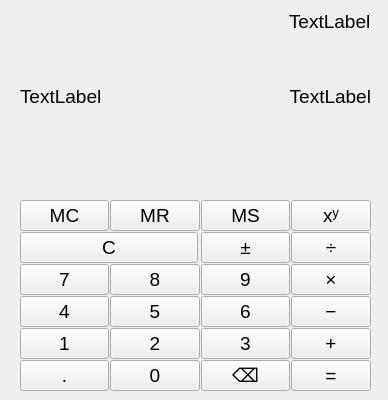
<?xml version="1.0" encoding="UTF-8"?>
<ui version="4.0">
 <class>MainWindow</class>
 <widget class="QMainWindow" name="MainWindow">
  <property name="geometry">
   <rect>
    <x>0</x>
    <y>0</y>
    <width>388</width>
    <height>400</height>
   </rect>
  </property>
  <property name="sizePolicy">
   <sizepolicy hsizetype="Preferred" vsizetype="Preferred">
    <horstretch>0</horstretch>
    <verstretch>0</verstretch>
   </sizepolicy>
  </property>
  <property name="font">
   <font>
    <pointsize>14</pointsize>
   </font>
  </property>
  <property name="windowTitle">
   <string>Калькулятор</string>
  </property>
  <widget class="QWidget" name="centralwidget">
   <widget class="QWidget" name="">
    <property name="geometry">
     <rect>
      <x>20</x>
      <y>10</y>
      <width>351</width>
      <height>381</height>
     </rect>
    </property>
    <layout class="QVBoxLayout" name="verticalLayout_3" stretch="0,1,0,1">
     <item>
      <layout class="QHBoxLayout" name="horizontalLayout_5">
       <item>
        <spacer name="horizontalSpacer">
         <property name="orientation">
          <enum>Qt::Horizontal</enum>
         </property>
         <property name="sizeHint" stdset="0">
          <size>
           <width>40</width>
           <height>20</height>
          </size>
         </property>
        </spacer>
       </item>
       <item>
        <widget class="QLabel" name="l_formula">
         <property name="text">
          <string>TextLabel</string>
         </property>
        </widget>
       </item>
      </layout>
     </item>
     <item>
      <layout class="QHBoxLayout" name="horizontalLayout" stretch="1,4">
       <item>
        <widget class="QLabel" name="l_memory">
         <property name="text">
          <string>TextLabel</string>
         </property>
        </widget>
       </item>
       <item>
        <widget class="QLabel" name="l_result">
         <property name="text">
          <string>TextLabel</string>
         </property>
         <property name="alignment">
          <set>Qt::AlignRight|Qt::AlignTrailing|Qt::AlignVCenter</set>
         </property>
        </widget>
       </item>
      </layout>
     </item>
     <item>
      <spacer name="verticalSpacer">
       <property name="orientation">
        <enum>Qt::Vertical</enum>
       </property>
       <property name="sizeHint" stdset="0">
        <size>
         <width>20</width>
         <height>40</height>
        </size>
       </property>
      </spacer>
     </item>
     <item>
      <layout class="QHBoxLayout" name="horizontalLayout_4">
       <property name="spacing">
        <number>1</number>
       </property>
       <item>
        <layout class="QVBoxLayout" name="verticalLayout">
         <item>
          <layout class="QHBoxLayout" name="horizontalLayout_3">
           <item>
            <widget class="QPushButton" name="pb_MC">
             <property name="text">
              <string>MC</string>
             </property>
            </widget>
           </item>
           <item>
            <widget class="QPushButton" name="pb_MR">
             <property name="text">
              <string>MR</string>
             </property>
            </widget>
           </item>
           <item>
            <widget class="QPushButton" name="pb_MS">
             <property name="text">
              <string>MS</string>
             </property>
            </widget>
           </item>
          </layout>
         </item>
         <item>
          <layout class="QHBoxLayout" name="horizontalLayout_2" stretch="2,1">
           <property name="spacing">
            <number>3</number>
           </property>
           <item>
            <widget class="QPushButton" name="pb_clear">
             <property name="sizePolicy">
              <sizepolicy hsizetype="Expanding" vsizetype="Fixed">
               <horstretch>0</horstretch>
               <verstretch>0</verstretch>
              </sizepolicy>
             </property>
             <property name="text">
              <string>C</string>
             </property>
            </widget>
           </item>
           <item>
            <widget class="QPushButton" name="pb_reverse">
             <property name="sizePolicy">
              <sizepolicy hsizetype="Preferred" vsizetype="Fixed">
               <horstretch>0</horstretch>
               <verstretch>0</verstretch>
              </sizepolicy>
             </property>
             <property name="text">
              <string>±</string>
             </property>
            </widget>
           </item>
          </layout>
         </item>
         <item>
          <layout class="QGridLayout" name="gridLayout">
           <item row="2" column="2">
            <widget class="QPushButton" name="pb_3">
             <property name="text">
              <string>3</string>
             </property>
            </widget>
           </item>
           <item row="0" column="1">
            <widget class="QPushButton" name="pb_8">
             <property name="text">
              <string>8</string>
             </property>
            </widget>
           </item>
           <item row="2" column="0">
            <widget class="QPushButton" name="pb_1">
             <property name="text">
              <string>1</string>
             </property>
            </widget>
           </item>
           <item row="0" column="2">
            <widget class="QPushButton" name="pb_9">
             <property name="text">
              <string>9</string>
             </property>
            </widget>
           </item>
           <item row="3" column="0">
            <widget class="QPushButton" name="pb_dot">
             <property name="text">
              <string>.</string>
             </property>
            </widget>
           </item>
           <item row="2" column="1">
            <widget class="QPushButton" name="pb_2">
             <property name="text">
              <string>2</string>
             </property>
            </widget>
           </item>
           <item row="3" column="1">
            <widget class="QPushButton" name="pb_0">
             <property name="text">
              <string>0</string>
             </property>
            </widget>
           </item>
           <item row="1" column="0">
            <widget class="QPushButton" name="pb_4">
             <property name="text">
              <string>4</string>
             </property>
            </widget>
           </item>
           <item row="1" column="2">
            <widget class="QPushButton" name="pb_6">
             <property name="text">
              <string>6</string>
             </property>
            </widget>
           </item>
           <item row="1" column="1">
            <widget class="QPushButton" name="pb_5">
             <property name="text">
              <string>5</string>
             </property>
            </widget>
           </item>
           <item row="3" column="2">
            <widget class="QPushButton" name="pb_delete">
             <property name="text">
              <string>⌫</string>
             </property>
            </widget>
           </item>
           <item row="0" column="0">
            <widget class="QPushButton" name="pb_7">
             <property name="text">
              <string>7</string>
             </property>
            </widget>
           </item>
          </layout>
         </item>
        </layout>
       </item>
       <item>
        <layout class="QVBoxLayout" name="verticalLayout_2">
         <item>
          <widget class="QPushButton" name="pb_power">
           <property name="text">
            <string>xʸ</string>
           </property>
          </widget>
         </item>
         <item>
          <widget class="QPushButton" name="pb_divide">
           <property name="text">
            <string>÷</string>
           </property>
          </widget>
         </item>
         <item>
          <widget class="QPushButton" name="pb_multiply">
           <property name="text">
            <string>×</string>
           </property>
          </widget>
         </item>
         <item>
          <widget class="QPushButton" name="pb_minus">
           <property name="text">
            <string>−</string>
           </property>
          </widget>
         </item>
         <item>
          <widget class="QPushButton" name="pb_plus">
           <property name="text">
            <string>+</string>
           </property>
          </widget>
         </item>
         <item>
          <widget class="QPushButton" name="pb_equal">
           <property name="text">
            <string>=</string>
           </property>
          </widget>
         </item>
        </layout>
       </item>
      </layout>
     </item>
    </layout>
   </widget>
  </widget>
 </widget>
 <resources/>
 <connections/>
</ui>
